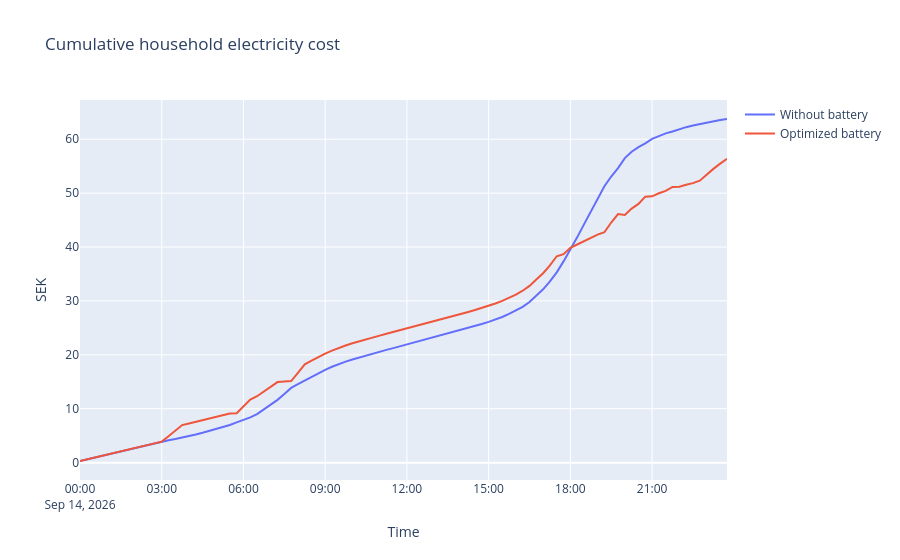

Notebook code cell kept with this figure:
### Code cell
fig_cost = go.Figure()

fig_cost.add_trace(
    go.Scatter(
        x=result_v2["time_start"],
        y=result_v2["cumulative_baseline_cost_sek"],
        mode="lines",
        name="Without battery"
    )
)

fig_cost.add_trace(
    go.Scatter(
        x=result_v2["time_start"],
        y=result_v2["cumulative_net_cost_sek"],
        mode="lines",
        name="Optimized battery"
    )
)

fig_cost.update_layout(
    title="Cumulative household electricity cost",
    xaxis_title="Time",
    yaxis_title="SEK"
)

fig_cost.show()
